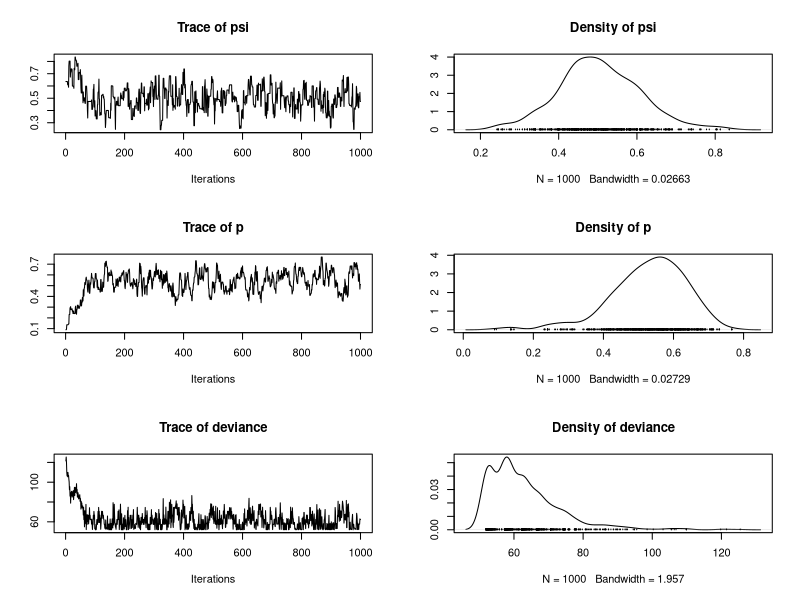

The R source for this figure:
## ---- chunk 1
## Define parameters
psi <- 0.5 # occupancy probability
p <- 0.5 # detection probability
I <- 30  # nSites
J <- 3  # nOccasions

## Simulate occurence state
z <- rbinom(I, 1, psi) # true occurence state (unobserved)

## Simulate data
y <- matrix(NA, I, J)
for(j in 1:J) {
    y[, j] <- rbinom(I, 1, z*p)
}

## How many sites did we miss?
sum(z) - sum(apply(y, 1, max))
## ---- chunk 2
M0.gibbs <- function(y, niter, tune) {

    I <- nrow(y)
    J <- ncol(y)
    occupied <- rowSums(y)>0

    ## Initial values
    z <- rep(1, I)
    psi <- runif(1)
    p <- runif(1)

    ## Initial densities
    lp.y <- dbinom(y, 1, z*p, log=TRUE)
    lp.z <- dbinom(z, 1, psi, log=TRUE)
    lp.psi <- dbeta(psi, 1, 1, log=TRUE)
    lp.p <- dbeta(p, 1, 1, log=TRUE)

    out <- matrix(NA, niter, 3)
    colnames(out) <- c("psi", "p", "deviance")

    for(iter in 1:niter) {
        ## Sample from p(z|dot)
        for(i in 1:I) {
            if(occupied[i])
                next
            z.cand <- 1-z[i]
            lp.z.cand <- dbinom(z.cand, 1, psi, log=TRUE)
            lp.y.cand <- dbinom(y[i,], 1, z.cand*p, log=TRUE)
            if(runif(1) < exp((lp.z.cand+sum(lp.y.cand)) -
                              (lp.z[i]+sum(lp.y[i,])))) {
                z[i] <- z.cand
                lp.y[i,] <- lp.y.cand
                lp.z[i] <- lp.z.cand
            }
        }

        ## Sample from p(psi|dot)
        psi.cand <- rnorm(1, psi, tune[1])
        if(psi.cand>0 & psi.cand<1) {
            lp.z.cand <- dbinom(z, 1, psi.cand, log=TRUE)
            lp.psi.cand <- dbeta(psi.cand, 1, 1, log=TRUE)
            if(runif(1) < exp((sum(lp.z.cand)+lp.psi.cand) -
                              (sum(lp.z)+lp.psi))) {
                psi <- psi.cand
                lp.z <- lp.z.cand
                lp.psi <- lp.psi.cand
            }
        }

        ## Sample from p(p|dot)
        p.cand <- rnorm(1, p, tune[2])
        if(p.cand>0 & p.cand<1) {
            lp.y.cand <- dbinom(y, 1, z*p.cand, log = TRUE)
            lp.p.cand <- dbeta(p.cand, 1, 1, log = TRUE)
            if(runif(1) < exp((sum(lp.y.cand)+lp.p.cand)-
                              (sum(lp.y)+lp.p))) {
                p <- p.cand
                lp.y <- lp.y.cand
                lp.p <- lp.p.cand
            }
        }

        deviance <- -2*sum(lp.y)

        out[iter,] <- c(psi, p, deviance)

    }
    return(out)
}
## ---- chunk 3

fmM0.1 <- M0.gibbs(y=y, niter=1000, tune=c(0.15,0.05))

library(coda)
mcM0.1 <- as.mcmc(fmM0.1)
plot(mcM0.1)

rejectionRate(mcM0.1)


